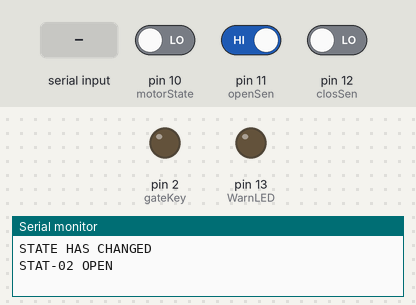
This sketch was run on a simulated Arduino Nano, built with avr-gcc and run on an emulated ATmega328P. Parts: output pins drawn as LEDs (lit = HIGH), the last lines printed to the serial monitor. The inputs (shaded band) are chosen by the test bench; at power-on: pin 11 (openSen) HIGH, pin 12 (closSen) LOW, pin 10 (motorState) LOW.

Above: at 1.2 s.
1.3 s: pin 11 (openSen) driven LOW
At 2.0 s:
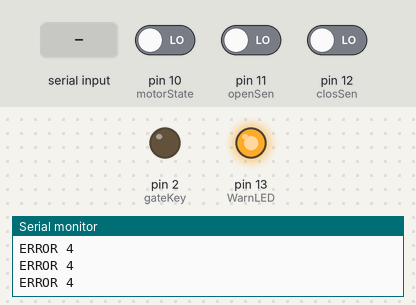
2.8 s: pin 12 (closSen) driven HIGH
At 3.4 s:
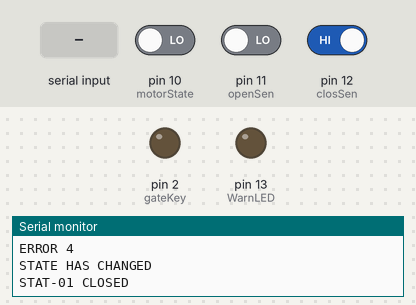
4.3 s: "O" received over Serial
At 4.37 s:
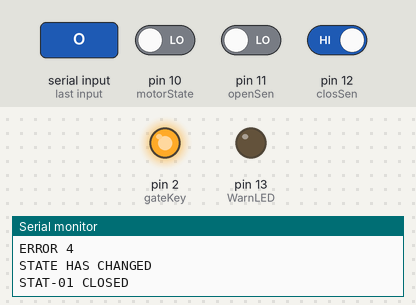
Timing chart, 0 to 7.3 s (numbered marks = the images above; inputs shaded):
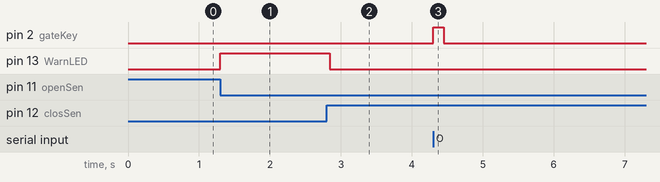

The sketch:

ver8b.ino
```cpp
/*Janus The Gate Keeper - JANUS MK-01 Ver.08b 05/Jun/2016
  Daniel Zulato Dias de Moraes - daniel_diasm@hotmail.com
  Project started 29 May 2016 - Started real world testing 16 Jun 2016
  Bluetooth Serial Version FOR ARDUINO NANO

Version 04 ALPHA -  Position sensors working.
Version 06 ALPHA -  Timer were introduced as hard coded values .
Version 06 ALPHA -  The command open or close by numbers has been removed, now it works with O for Open, C for Close and S for Stop.
Version 07 ALPHA -  Programable Timer Indroduced, when 0 timer is off, when more than 0 and less than 60 timer is marked in minutes,
                    if some value over 60 is inputed, it will mark 60 into the variable.
Version 08 ALPHA -  Comments improved, errorLED has been replaced by WarnLED. It will work on the gate warning.
*/

//#include <Wire.h> cannot be included in Arduino Nano I2C comms are not accepted by the 168 processor

//-----------------------------------------SetUp Variables
int btVal;  //Bluetooth Value Var
int oldBtVal;//Old Bluetooth Value
int gateStat; //Gate Position Status
int oldGateStat;//Before last Update Gate Status
int OpSenVal; //Reed Sensor Open
int ClSenVal; //Reed Sensor Down
int mvProgress;
int engineMsg;

char gateControl; //Gate Control Value

String statMesg; //Feedback Status Message String

//Time must be treated with unsigned long, otherwise may happen some bugs.
unsigned long cureTime; // Current Time
unsigned long prevTime; // Previous Marked Time
unsigned long closeTimer; // Timer for closing
unsigned long inputTimer; // If user wants to set up a time for the timer.

//-----------------------------------------Set up GPIO Pins
const int gateKey = 2; //Gate Activation Transistor
const int openSen = 11;//Reed Sensor on Open position
const int closSen = 12;//Reed Sensor on Closed position
const int WarnLED = 13;//LED that indicates a Warning Fault
const int motorState = 10; //Sensor for the electric engine working status -- NOT IMPLEMENTED YET

void setup() ////////////////////////////////////////////////// Set up I/O
{
  //-----------------------Variables SetUp
  prevTime = 0;
  btVal = '0';
  gateStat = '0';
  oldGateStat = '0';
  closeTimer = 300000;

  //-----------------------I/O Ports Configurations
  pinMode(gateKey, OUTPUT);
  pinMode(WarnLED,OUTPUT);
  pinMode(openSen, INPUT);
  pinMode(closSen, INPUT);
  pinMode(motorState, INPUT);

  //-----------------------Serial - For Input and Output of Data
  Serial.begin(9600);
}

void loop()/////////////////////////////////////////////////// Start Loop
{
//----------------------------------------------Bluetooth/Serial Input
   if (Serial.available())
     {
       btVal = Serial.read();
     }

//---------------------------------------------Gate Control Filter
   if ((btVal == 'O')||(btVal == 'C')||(btVal == 'S'))
     {
       gateControl = btVal;
       btVal = 'R';
     }

//---------------------------------------------Timer Selector IF changed
   if ((btVal >= '1')||(btVal <= '3'))
    {

       if (btVal == '1')
         {closeTimer = 0;
          Serial.println("TIMER OFF");
          btVal = 0;}
       if (btVal == '2')
         {closeTimer = 300000;
          Serial.println("TIMER 5 MIN");
          btVal = 0;}
       if (btVal == '3')
         {closeTimer = 600000;
          Serial.println("TIMER 10 MIN");
          btVal = 0;}
       if (btVal == '4')
         {closeTimer = 900000;
          Serial.println("TIMER 15 MIN");
          btVal = 0;}
       if (btVal == '9')
         {closeTimer = 5000;
          Serial.println("TIMER ON TEST MODE");
          btVal = 0;}
      }

//--------------------------------------------Sensors readings
  OpSenVal = digitalRead(openSen);
  ClSenVal = digitalRead(closSen);
  mvProgress = digitalRead(motorState);

//-------------------------------------------Gate State Updater

  //Old value for comparison and avoid duplicated outputs
  oldGateStat = gateStat;

  //Reed sensors indicate Open position 0 and Closed Position 1.
     if ((OpSenVal == LOW)&&(ClSenVal == HIGH))
      {
      gateStat = 1; //It is Closed.
      statMesg = "STAT-01 CLOSED";
      }
 //Reed sensors indicate Open position 1 and Closed Position 0.
   else if ((OpSenVal == HIGH)&&(ClSenVal == LOW))
      {
      gateStat = 2; //It is Open.
      statMesg = "STAT-02 OPEN";
      }
 //Reed sensors indicate Open position 0 and Closed Position 0.
   else if ((OpSenVal == LOW)&&(ClSenVal == LOW))
      {
      gateStat = 4; // It is stopped somewhere along the way.
      statMesg = "STAT-03 HALF-WAY";
      }
 //Reed sensors indicate Open position 1 and Closed Position 1.
  else if ((OpSenVal == HIGH)&&(ClSenVal == HIGH))
      {
      gateStat = 3; //There is some short circuit - ERROR 4.
      statMesg = "STAT-04 ERROR";
      }

 //------------------------------------------Gate Timer - Current Time Updater
     cureTime = millis();

 //------------------------------------------Gate Electric Engine State
   if (mvProgress == HIGH)
     {
     // Serial.println("that shit is on...");

       if ((oldGateStat == 1)&&(gateStat == 3)){
           engineMsg = 1; //Opening
         }

       else if ((oldGateStat == 2)&&(gateStat == 3)){
           engineMsg = 2; //Closing
         }

        if (engineMsg == 1)
        {Serial.println("Openning, wait...");}

        if (engineMsg == 2)
        {Serial.println("Closing, wait...");}
     }
 //-------------------------------------------Serial State Updater
   if (gateStat != oldGateStat)
     {
      Serial.println("STATE HAS CHANGED");
      Serial.println(statMesg);

      if ((gateStat == 2)||(gateStat == 3)){
        prevTime = cureTime;
        }
     }
  if (closeTimer > 0)
  {
    if ((cureTime - prevTime >= closeTimer)&&((gateStat == 2)||(gateStat == 3)))
     {
       if (gateStat == 2)
       {
       gateControl = 'C';
       prevTime = cureTime;
       }
       if (gateStat == 3)
       {
       gateControl = 'S';
       prevTime = cureTime;
       }
     }
  }
 //delay(350);

//------------------------------------------------------------------Gate Controler
 if ((gateStat > 0)&&(gateStat < 4))
    {
      digitalWrite (WarnLED, LOW); //If lit, the light goes off.

      //Gate OPEN
      if (gateControl == 'O')
        {
          if (gateStat == 1) //If closed, will open.
            {
              digitalWrite (gateKey, HIGH);
              delay (150);
              digitalWrite (gateKey, LOW);
              Serial.println("OKAY - NOW OPENNING");
              gateControl = 'F';
            }
          else //If already open, respond Already Open (AO) status.
            {
              Serial.println("ALREADY OPEN - EVENT-01");
              gateControl = 'F';
            }
        }


      //Gate CLOSE
      if (gateControl == 'C')
        {
          if (gateStat == 2) //If open, will close.
            {
              digitalWrite (gateKey, HIGH);
              delay (150);
              digitalWrite (gateKey, LOW);
              Serial.println("OKAY - NOW CLOSING");
              gateControl = 'F';
            }
          else //If already close, respond Already Closed (AC) status.
            {
              Serial.println("ALREADY CLOSED - EVENT-02");
              gateControl = 'F';
            }
        }

      //Gate STOP - INVERT
      if (gateControl == 'S')
        {
          if (gateStat == 3) //If open, will close.
            {
              digitalWrite (gateKey, HIGH);
              delay (150);
              digitalWrite (gateKey, LOW);
               Serial.println("OKAY - MOVING");
              gateControl = 'F';
            }
          else //If already close, respond Not Stopped (NS) status.
            {
              Serial.println("NOT HALF-WAY - EVENT-03");
              gateControl = 'F';
            }
        }
    }
 //If Error is TRUE - Halt Janus Operation
 else
    {
      if (gateStat == 4)
        {
          Serial.println("ERROR 4");
          digitalWrite (WarnLED, HIGH);
        }
    }

}
```

Measured:
- after the input at 1.3 s, pin 13 (WarnLED): LOW → HIGH at once
- after the input at 2.8 s, pin 13 (WarnLED): HIGH → LOW at once
- after the input at 4.3 s, pin 2 (gateKey): LOW → HIGH at once, → LOW 0.15 s later
